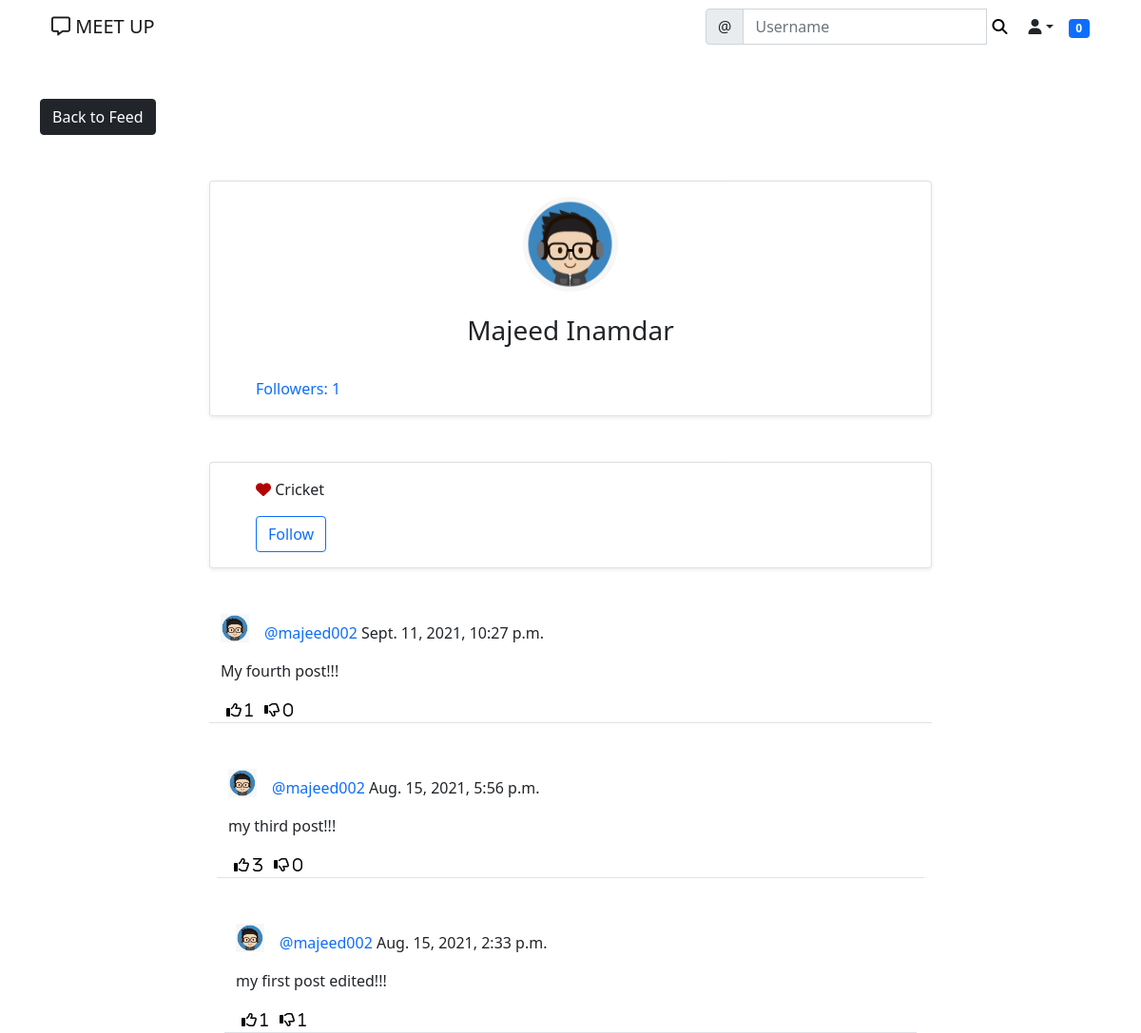
The app's page /meet/profile/2/ (signed in), older data.
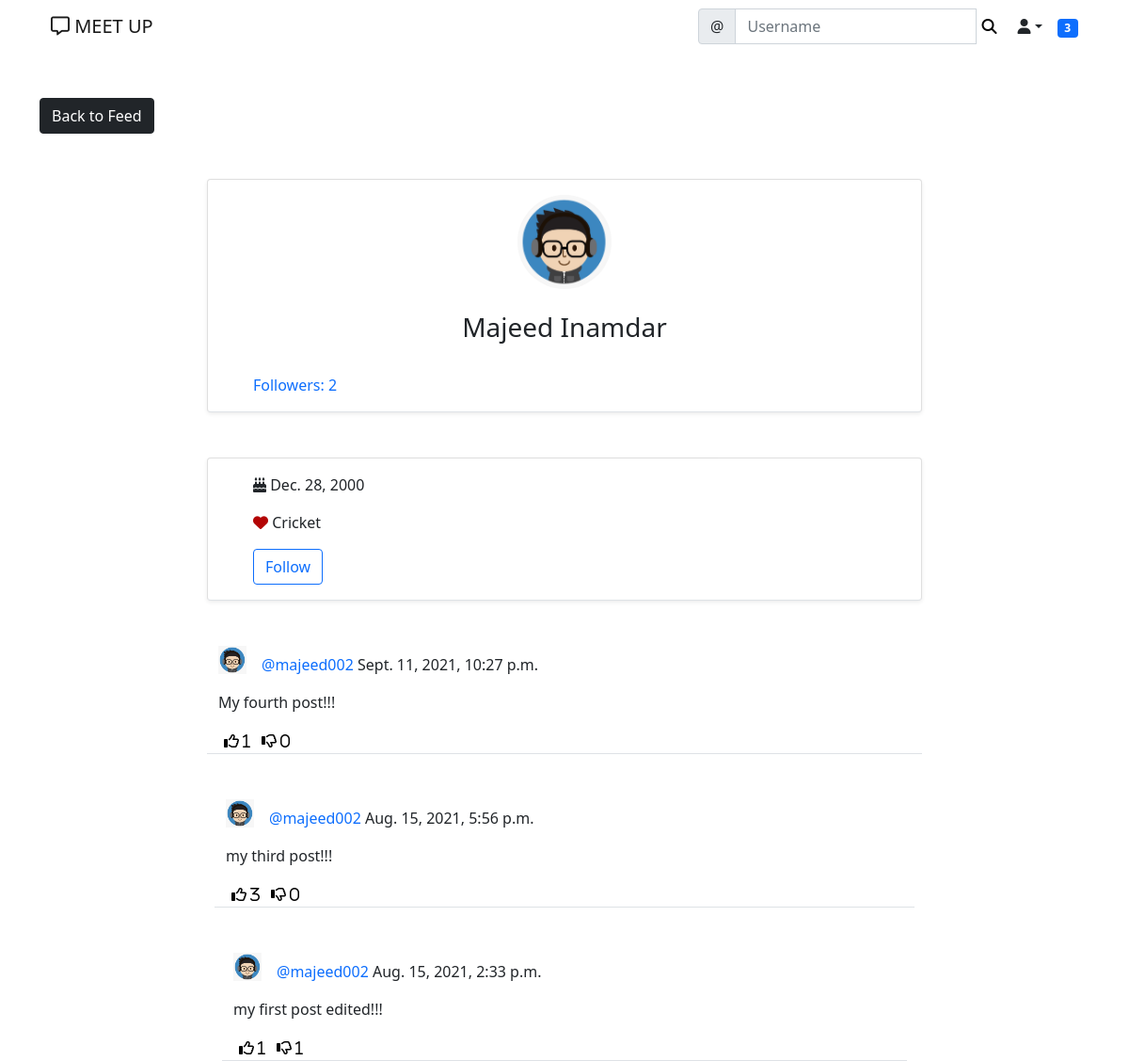
The same page, newer data.
### meet/models.py (models this page shows)
class UserProfile(models.Model):
	user = models.OneToOneField(User, primary_key=True, verbose_name='user', related_name='profile', on_delete=models.CASCADE)
	name = models.CharField(max_length=30, blank=True, null=True)
	bio = models.TextField(max_length=500, blank=True, null=True)
	interest = models.CharField(max_length=100, blank=True, null=True)
	birth_date =models.DateField(null=True, blank=True)
	location = models.CharField(max_length=100, blank=True, null=True)
	picture = models.ImageField(upload_to='uploads/profile_pictures', default='uploads/profile_pictures/default.png', blank=True)
	followers = models.ManyToManyField(User, blank=True, related_name='followers')

### meet/views.py (the view)
# urls.py: path('profile/<int:pk>/', ProfileView.as_view(), name='profile'),
class ProfileView(View):
    def get(self, request, pk, *args, **kwargs):
        profile = UserProfile.objects.get(pk=pk)
        user = profile.user
        posts = Post.objects.filter(author=user).order_by('-created_on')
        followers = profile.followers.all()
        number_of_followers = len(followers)
        if len(followers) == 0:
            is_following = False
        for follower in followers:
            if follower == request.user:
                is_following = True
                break
            else:
                is_following = False
        context = {
            'user': user,
            'profile': profile,
            'posts': posts,
            'number_of_followers': number_of_followers,
            'is_following' : is_following,
            }
        return render(request, 'meet/profile.html', context)

### landing/templatetags/custom_tags.py (called while the page is built)
@register.inclusion_tag('meet/show_notifications.html', takes_context=True)
def show_notifications(context):
	request_user = context['request'].user
	notifications = Notification.objects.filter(to_user=request_user).exclude(user_has_seen=True).order_by('-date')
	return {'notifications': notifications}

### meet/templates/meet/profile.html (shortened to what this page needs)
{% extends 'landing/base.html' %}
{% block content %}
<div class="container">
    <div class="row mt-5">
        <div class="col-md-3 col-sm-6">
            <a href="{% url 'post_list' %}" class="btn btn-dark">Back to Feed</a>
        </div>
    </div>
    <div class="row justify-content-center mt-5">
        <div class="card shadow-sm col-md-8 col-sm-12 border-bottom px-5 pt-3">
            <div class="text-center">
                <img src="{{ profile.picture.url }}" class="rounded-circle" width="100" height="100" />
                    {% if profile.name %}
                    <h3 class="py-4">{{ profile.name }}
                        {% endif %}
                    </h3>
            </div>
            <div class="mb-3">
                <a href="{% url 'list-followers' profile.pk %}" class="post-link">Followers: {{ number_of_followers }}</a>
            </div>
        </div>
    </div>
    <div class="row justify-content-center mt-5">
        <div class="card shadow-sm col-md-8 col-sm-12 border-bottom px-5 py-3">
            {% if profile.birth_date %}
            <p><i class="fas fa-birthday-cake"></i> {{ profile.birth_date }}</p>
            {% endif %}
            {% if profile.interest %}
            <p> <i class="fas fa-heart interest-color" ></i> {{ profile.interest }}</p>
            {% endif %}
            {% if user == request.user%}
            {% else %}
            {% if is_following %}
                <form action="{% url 'remove-follower' profile.pk %}" method="post">
                    {% csrf_token %}
                    <button class="btn btn-outline-dark" type="submit">Unfollow</button>
                </form>
                {% else %}
                <form action="{% url 'add-follower' profile.pk %}" method="post">
                    <button class="btn btn-outline-primary" type="submit">Follow</button>
                </form>
            {% endif %}
            {% endif %}
        </div>
    </div>
    {% for post in posts %}
    <div class="row justify-content-center mt-5">
        <div class="col-md-8 col-sm-12 border-bottom">
            <div>
                <a href="{% url 'profile' post.author.profile.pk %}">
                    <img class="round-circle post-img" height="30" width="30" src="{{ post.author.profile.picture.url }}" />
                </a>
                <p class="post-text">
                    <a class="text-primary post-link" href="{% url 'profile' post.author.profile.pk %}">@{{ post.author }}</a> {{ post.created_on }}
                </p>
            </div>
            <div class="position-relative">
                <p>{{ post.body }}</p>
            </div>
            <div class="d-flex flex-row">
                <form method="POST" action="{% url 'like' post.pk %}">
                    <button class="remove-default-btn" type="submit">
                        <i class="far fa-thumbs-up"> <span>{{ post.likes.all.count }}</span></i>
                    </button>
                </form>
                <form method="POST" action="{% url 'dislike' post.pk %}">
                    <button class="remove-default-btn" type="submit">
                        <i class="far fa-thumbs-down"> <span>{{ post.dislikes.all.count }}</span></i>
                    </button>
                </form>
        </div>
    </div>
    {% endfor %}
</div>
{% endblock content %}

Row changes from the older to the newer data that the page shows:
changed UserProfile "Majeed Inamdar": birth_date (not shown) → "Dec. 28, 2000"
Text that changed along with them:
{{ notifications.count }}: "0" → "3"
{{ number_of_followers }}: "1" → "2"
